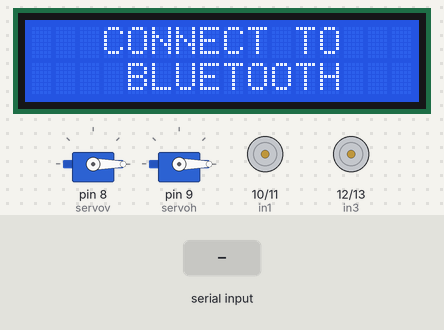
Bench run of a sketch on a simulated Arduino Uno, built with avr-gcc and run on an emulated ATmega328P. Parts: 2 × servo, 16×2 character LCD, motor-driver pin pairs drawn as motors (green arrow = first pin HIGH = forward, orange = second pin HIGH = backward, longer = more drive). The inputs (shaded band) are chosen by the test bench. What the sketch prints to the serial monitor is not drawn.

Above: at 1.2 s.
1.3 s: "F" received over Serial
At 1.6 s:
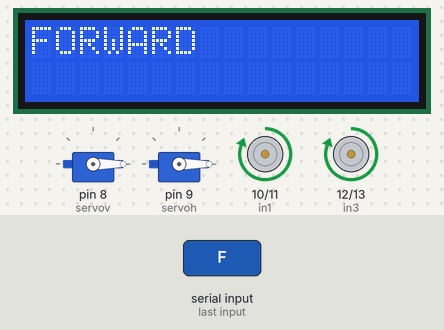
2.8 s: "B" received over Serial
At 3.9 s:
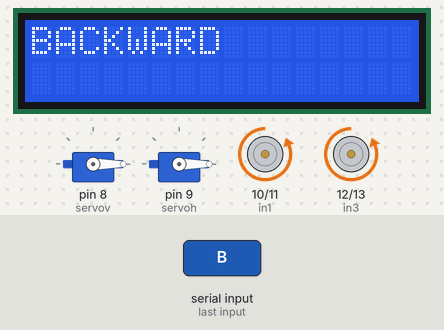
4.3 s: "L" received over Serial
At 5.0 s:
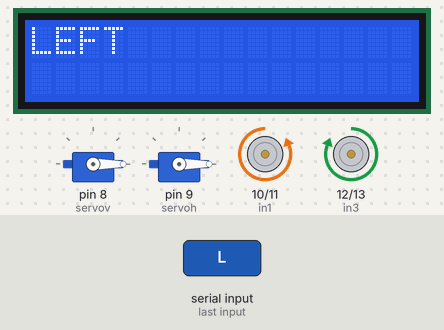
5.8 s: "R" received over Serial
At 6.2 s:
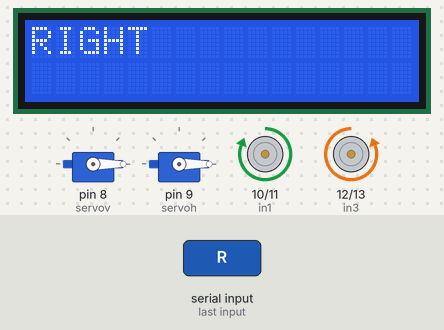
7.3 s: "W" received over Serial
At 8.5 s:
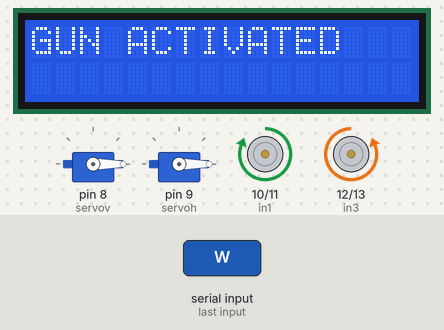
8.8 s: "F" received over Serial
At 9.6 s:
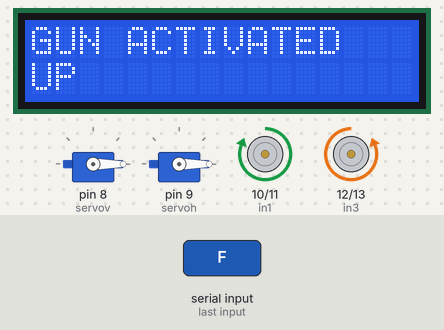
Timing chart, 0 to 11.3 s (numbered marks = the images above; inputs shaded):
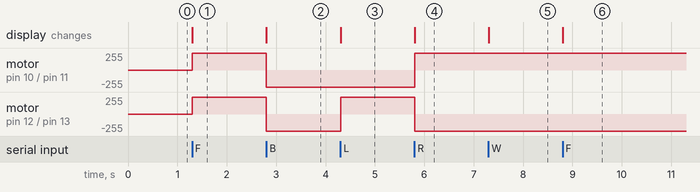

Measured:
- after the input at 1.3 s, motor on pin 10 (in1) / pin 11 (in2), motor on pin 12 (in3) / pin 13 (in4): stopped → forward 255/255 at once; the display: changes at once (image 1)
- after the input at 2.8 s, motor on pin 10 (in1) / pin 11 (in2), motor on pin 12 (in3) / pin 13 (in4): forward 255/255 → backward 255/255 at once; the display: changes at once (image 2)
- after the input at 4.3 s, motor on pin 12 (in3) / pin 13 (in4): backward 255/255 → forward 255/255 at once; the display: changes at once (image 3)
- after the input at 5.8 s, motor on pin 10 (in1) / pin 11 (in2): backward 255/255 → forward 255/255 at once; motor on pin 12 (in3) / pin 13 (in4): forward 255/255 → backward 255/255 at once; the display: changes at once (image 4)
- after the input at 7.3 s, the display: changes at once (image 5)
- after the input at 8.8 s, the display: changes at once (image 6)

The sketch:

TANK.ino
```cpp
//pin connection
//lcd: 1: gnd; 2: vcc; 3:gnd; 4:2; 5:gnd; 6:3; 7,8,9,10:not connected; 11:4; 12:5; 13:6; 14:7; 15:vcc; 16:gnd;
//motor driver: in1 = 10, in2 = 11, in3 = 12, in4 = 13;
//sensors: temp = A0, gas = A1, pir = A2;
//servo: horizontal:9; vertical:8;
#include<LiquidCrystal.h>
#include<Servo.h>
LiquidCrystal lcd (2, 3, 4, 5, 6, 7); //rs,en,d4,d5,d6,d7
Servo servov, servoh;
int anglev, angleh, in1 = 10, in2 = 11, in3 = 12, in4 = 13, temp = A0, gas = A1, pir = A2;
char b1;
void setup() {
  // put your setup code here, to run once:
  servov.attach(8);
  servoh.attach(9);
  Serial.begin(9600);
  pinMode(in1, OUTPUT);
  pinMode(in2, OUTPUT);
  pinMode(in3, OUTPUT);
  pinMode(in4, OUTPUT);
  pinMode(temp, INPUT);
  pinMode(gas, INPUT);
  pinMode(pir, INPUT);
  digitalWrite(in1, 0);
  digitalWrite(in2, 0);
  digitalWrite(in3, 0);
  digitalWrite(in4, 0);
  servoh.write(0);
  servov.write(0);
  lcd.setCursor(0, 0);
  lcd.begin(16, 2);
  lcd.print("   CONNECT TO");
  lcd.setCursor(0, 1);
  lcd.print("    BLUETOOTH");
}

void loop() {
  // put your main code here, to run repeatedly:
  while (Serial.available())
  {
    b1 = Serial.read();
    if (b1 == 'W')
    {
      lcd.clear();
      lcd.print("GUN ACTIVATED");
      while (b1 != 'w')
      {
        b1 = Serial.read();
        if (b1 == 'F' && anglev <= 179)
        {
          lcd.setCursor(0, 1);
          lcd.print("UP               ");
          servov.write(anglev);
          anglev++;
        }
        else if (b1 == 'B' && anglev >= 1)
        {
          lcd.setCursor(0, 1);
          lcd.print("DOWN             ");
          servov.write(anglev);
          anglev--;
        }
        else if (b1 == 'L' && angleh <= 179)
        {
          lcd.setCursor(0, 1);
          lcd.print("LEFT             ");
          servoh.write(angleh);
          angleh++;
        }
        else if (b1 == 'R' && angleh >= 1)
        {
          lcd.setCursor(0, 1);
          lcd.print("RIGHT            ");
          servoh.write(angleh);
          angleh--;
        }
        else if (b1 == 'S')
        {
          lcd.setCursor(0, 1);
          lcd.print("                 ");
        }
        Serial.println(b1);
      }
    }
    if (b1 == 'F')
    {
      lcd.clear();
      lcd.setCursor(0, 0);
      lcd.print("FORWARD");
      digitalWrite(in1, 1);
      digitalWrite(in2, 0);
      digitalWrite(in3, 1);
      digitalWrite(in4, 0);
    }
    else if (b1 == 'L')
    {
      lcd.clear();
      lcd.setCursor(0, 0);
      lcd.print("LEFT");
      digitalWrite(in1, 0);
      digitalWrite(in2, 1);
      digitalWrite(in3, 1);
      digitalWrite(in4, 0);
    }
    else if (b1 == 'R')
    {
      lcd.clear();
      lcd.setCursor(0, 0);
      lcd.print("RIGHT");
      digitalWrite(in1, 1);
      digitalWrite(in2, 0);
      digitalWrite(in3, 0);
      digitalWrite(in4, 1);
    }
    else if (b1 == 'B')
    {
      lcd.clear();
      lcd.setCursor(0, 0);
      lcd.print("BACKWARD");
      digitalWrite(in1, 0);
      digitalWrite(in2, 1);
      digitalWrite(in3, 0);
      digitalWrite(in4, 1);
    }
    else if (b1 == 'S')
    {
      int  LM35 = analogRead(A0);
      LM35 = LM35 * 0.48828125;//5V
      lcd.clear();
      lcd.setCursor(0, 0);
      lcd.print("STOP");
      lcd.setCursor(0, 1);
      lcd.print(LM35);
      digitalWrite(in1, 0);
      digitalWrite(in2, 0);
      digitalWrite(in3, 0);
      digitalWrite(in4, 0);
      if (digitalRead(A1) == LOW)
      {
        lcd.setCursor(5, 1);
        lcd.print("GAS");
      }
      if (digitalRead(A2) == LOW)
      {
        lcd.setCursor(9, 1);
        lcd.print(" MOTION");
      }
      //delay(40);
    }
  }
}
```
